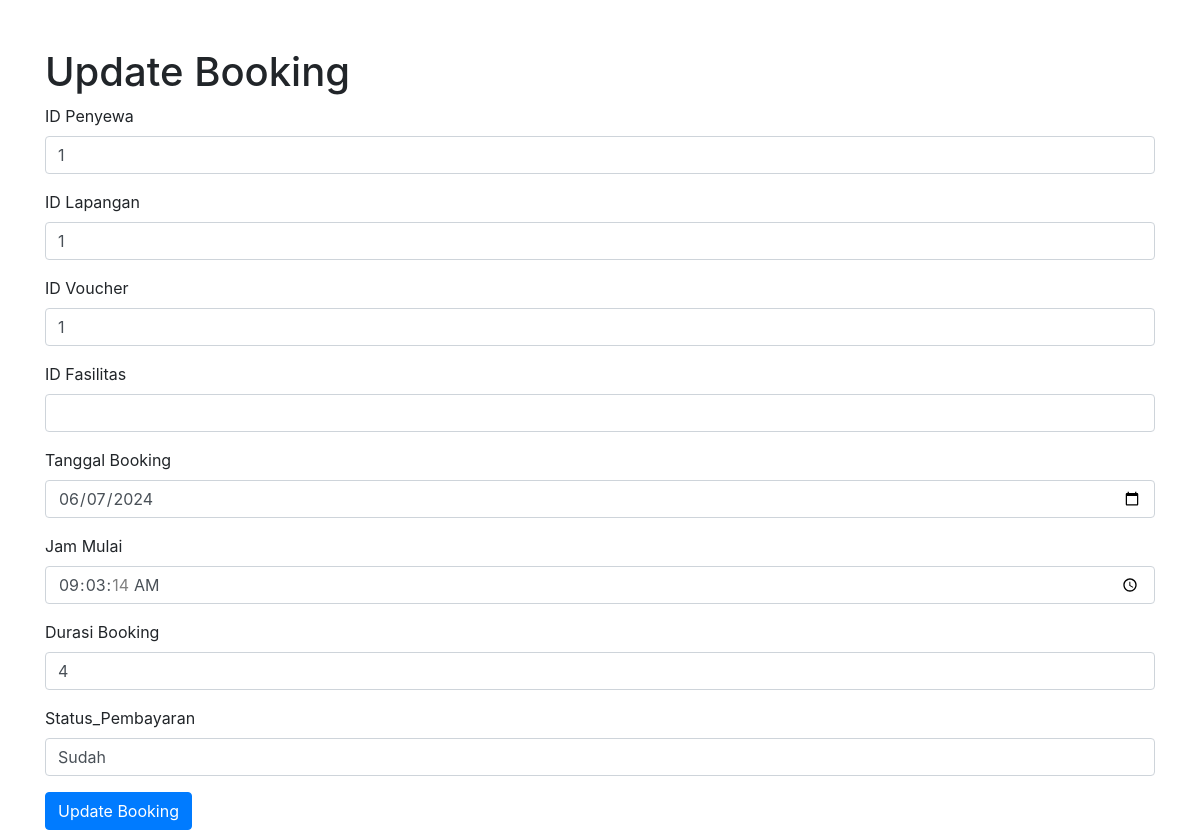
The page /evolve/Admin/updateBooking.php?id_booking=2 on the database its author committed.
### tables this page shows
CREATE TABLE `booking` (
  `id_booking` int(11) NOT NULL,
  `tanggal_booking` date DEFAULT NULL,
  `jam_booking` time DEFAULT NULL,
  `id_penyewa` int(11) DEFAULT NULL,
  `id_lapangan` int(11) DEFAULT NULL,
  `id_voucher` int(11) DEFAULT NULL,
  `id_fasilitas` int(10) DEFAULT NULL,
  `tanggal_main` date DEFAULT NULL,
  `jam_mulai` time DEFAULT NULL,
  `lama` int(11) DEFAULT NULL,
  `status_pembayaran` varchar(255) DEFAULT 'Belum'
);

### evolve/Admin/updateBooking.php (the view, shortened to what this page needs)
<?php
include('../function.php');
if (isset($_GET['id_booking'])) {
    $id_booking = $_GET['id_booking'];
    $query = "SELECT * FROM booking WHERE id_booking = $id_booking";
    $result = mysqli_query($conn, $query);
    if ($result && mysqli_num_rows($result) > 0) {
        $booking = mysqli_fetch_assoc($result);
    }
}
?>
<!DOCTYPE html>
<html lang="en">
<head>
    <link href="https://stackpath.bootstrapcdn.com/bootstrap/4.5.2/css/bootstrap.min.css" rel="stylesheet">
</head>
<body>
    <div class="container mt-5">
        <h1>Update Booking</h1>
        <form action="updateBooking.php?id_booking=<?php echo $id_booking; ?>" method="post">
            <div class="form-group">
                <label for="id_penyewa">ID Penyewa</label>
                <input type="number" class="form-control" id="id_penyewa" name="id_penyewa" value="<?php echo $booking['id_penyewa']; ?>" required>
            </div>
            <div class="form-group">
                <label for="id_lapangan">ID Lapangan</label>
                <input type="number" class="form-control" id="id_lapangan" name="id_lapangan" value="<?php echo $booking['id_lapangan']; ?>" required>
            </div>
            <div class="form-group">
                <label for="id_voucher">ID Voucher</label>
                <input type="number" class="form-control" id="id_voucher" name="id_voucher" value="<?php echo $booking['id_voucher']; ?>" required>
            </div>
            <div class="form-group">
                <label for="id_fasilitas">ID Fasilitas</label>
                <input type="number" class="form-control" id="id_fasilitas" name="id_fasilitas" value="<?php echo $booking['id_fasilitas']; ?>" required>
            </div>
            <div class="form-group">
                <label for="tanggal_booking">Tanggal Booking</label>
                <input type="date" class="form-control" id="tanggal_booking" name="tanggal_booking" value="<?php echo $booking['tanggal_booking']; ?>" required>
            </div>
            <div class="form-group">
                <label for="jam_mulai">Jam Mulai</label>
                <input type="time" class="form-control" id="jam_mulai" name="jam_mulai" value="<?php echo $booking['jam_mulai']; ?>" required>
            </div>
            <div class="form-group">
                <label for="durasi_booking">Durasi Booking</label>
                <input type="number" class="form-control" id="durasi_booking" name="durasi_booking" value="<?php echo $booking['lama']; ?>" required>
            </div>
            <div class="form-group">
                <label for="status_pembayaran">Status_Pembayaran</label>
                <input type="text" class="form-control" id="status_pembayaran" name="status_pembayaran" value="<?php echo $booking['status_pembayaran']; ?>" required>
            </div>
            <button type="submit" class="btn btn-primary">Update Booking</button>
        </form>
    </div>
</body>
</html>

### rows shown on the page
booking: id_penyewa "1", id_lapangan "1", id_voucher "1", tanggal_booking "06/07/2024", jam_mulai "09:03:14", durasi_booking "4", status_pembayaran "Sudah"
